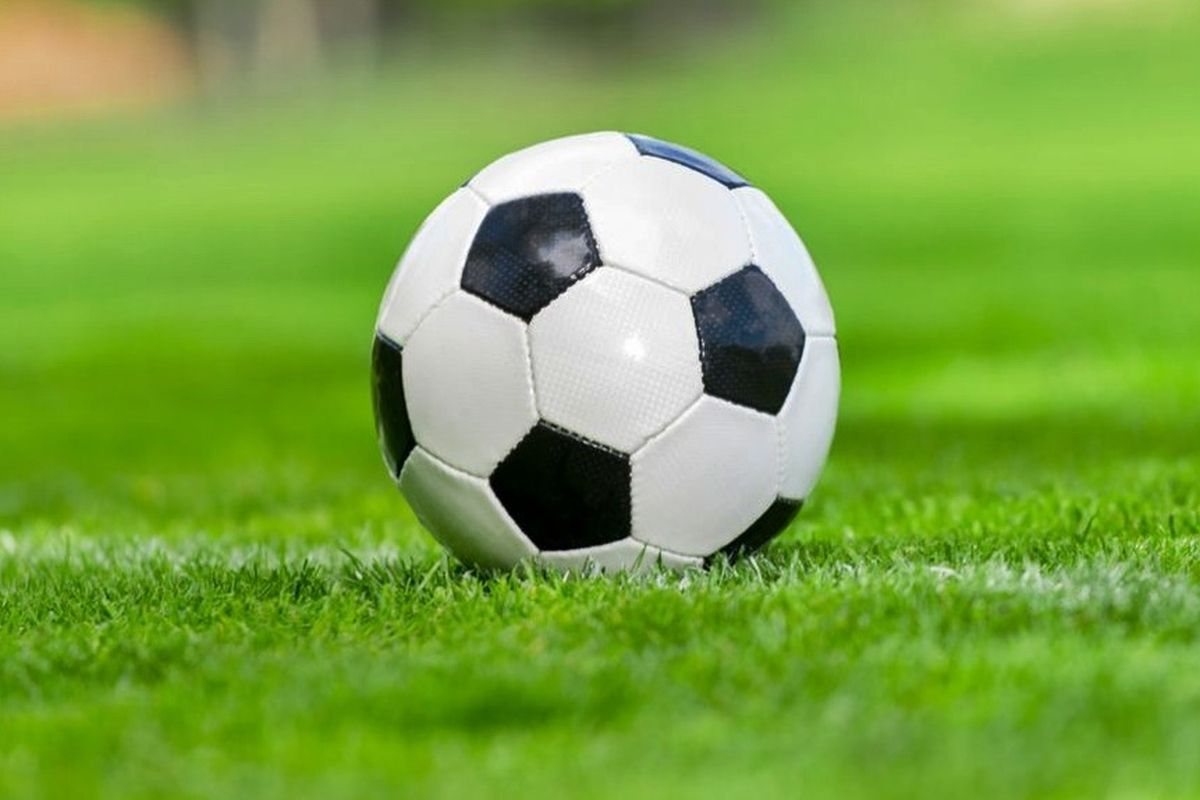
#> input picture Picture/bola.jpg, 1200 x 800 px
$ python coloring.py
#> lines starting #> are read from the running program, lines starting #| are printed output that depends on the picture; after the words box and inside, x2 and y2 are one past the last pixel; in counts of white or black regions, pixels touching at a corner belong together
import cv2
import numpy as np


img = cv2.imread("Picture/bola.jpg")
#> img is the input picture: shape (800, 1200, 3); mean B, G, R 65.7, 164.4, 121.5
#5,5 kernel size
kernel = np.ones((5,5),np.uint8)
imgGray = cv2.cvtColor(img,cv2.COLOR_BGR2GRAY)
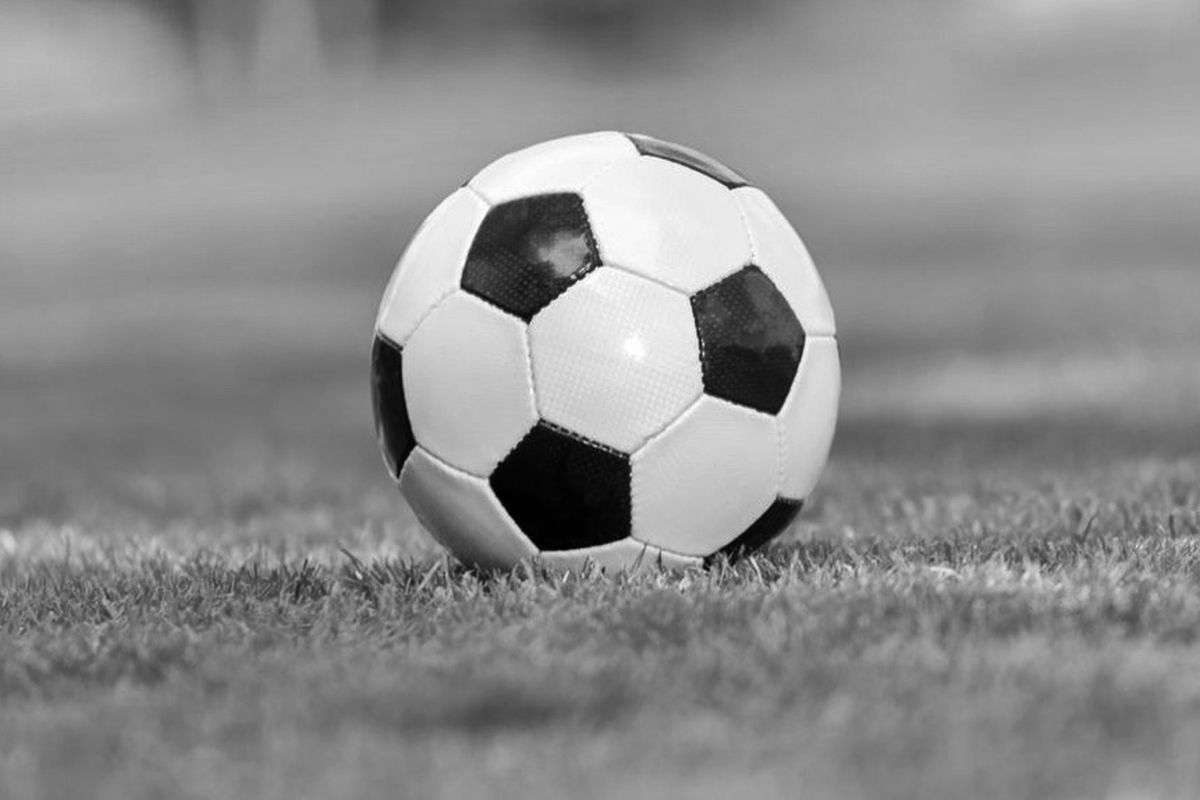
#> imgGray: shape (800, 1200); min 0, max 255, mean 140.3
###---------5,5 itu adalah kernel size, o adalah sigma x---------###
imgBlur = cv2.GaussianBlur(imgGray,(5,5),0)
#---canny adalah gambar yang hanya menampilkan garis saja, 200 adalah treshold atau banyak garis, semakin sedikit treshold maka semakin banyak garis
imgCanny = cv2.Canny(imgGray,100,100 )
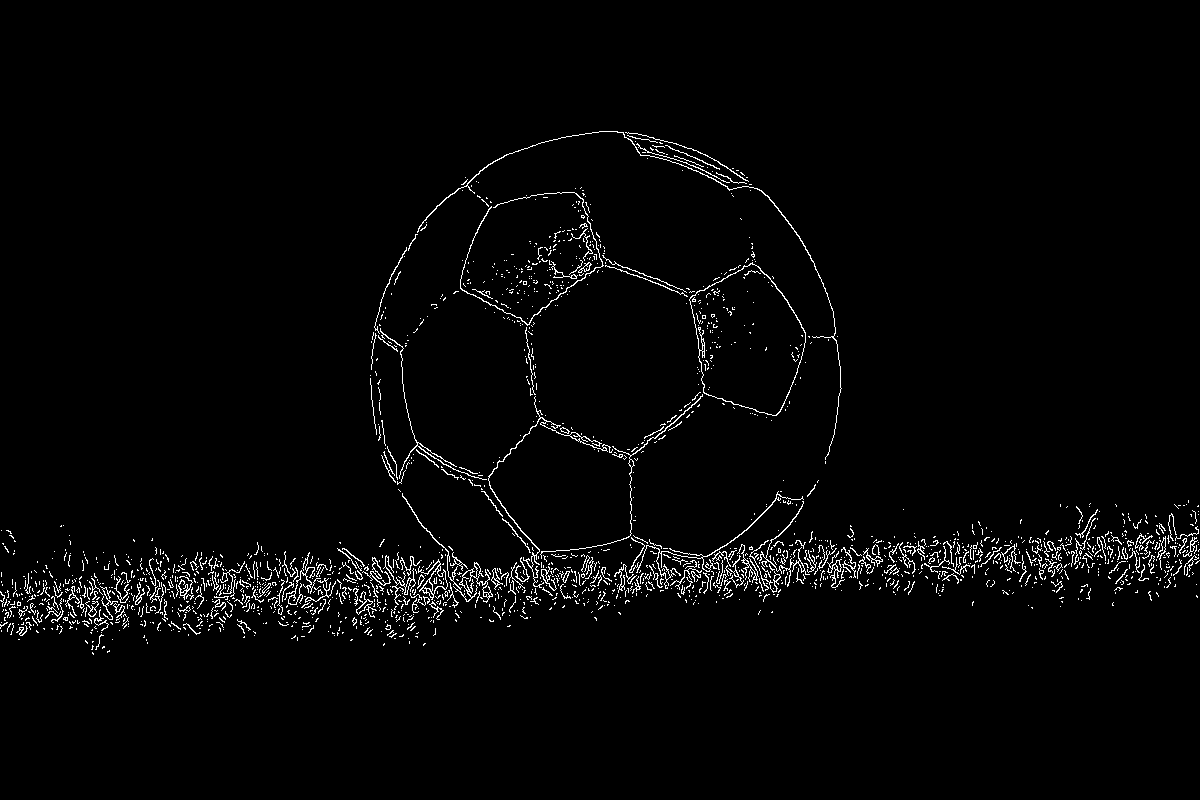
#> imgCanny: shape (800, 1200); 2.3% white in thin lines or dots, all inside (x1, y1, x2, y2) = (0, 131, 1200, 655)
imgDilate = cv2.dilate(imgCanny,kernel,iterations=1)
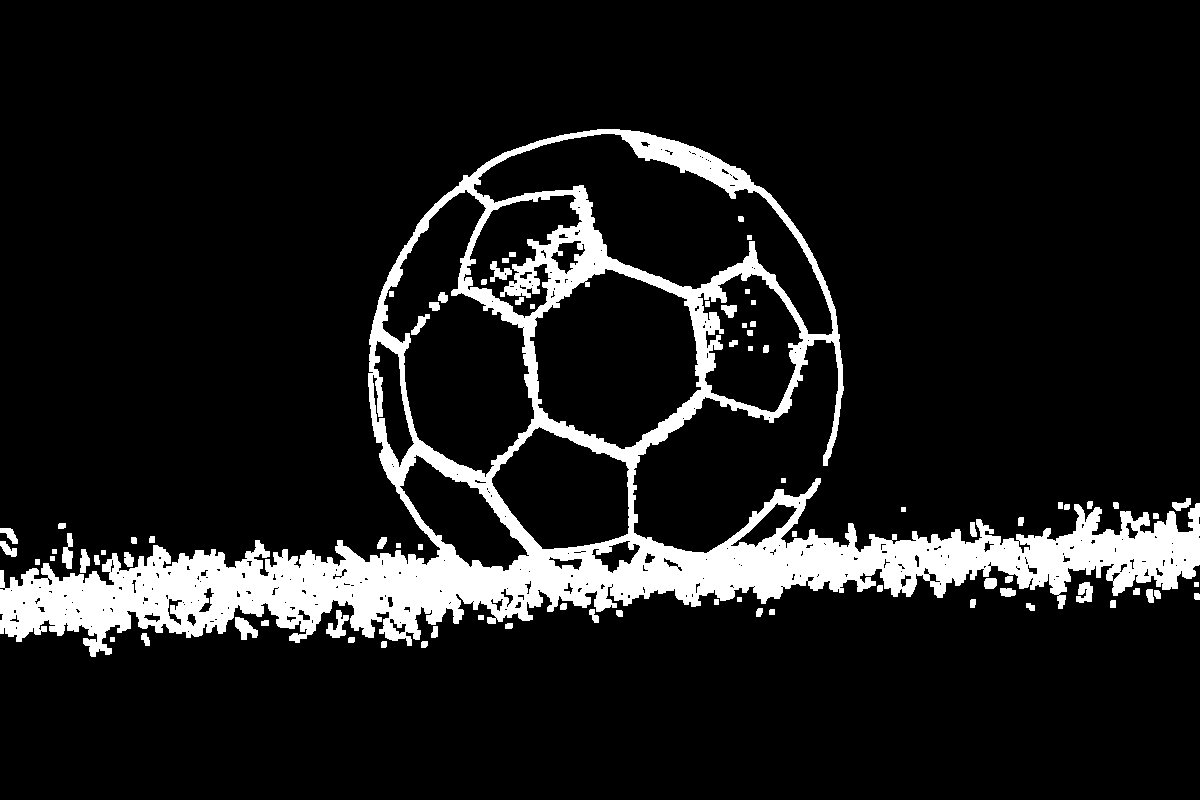
#> imgDilate: shape (800, 1200); 11% white; 81 white regions, largest, box (x1, y1, x2, y2) and area: (0, 129, 1200, 657) 99799, (326, 610, 349, 638) 309, (235, 617, 258, 640) 298
imgerode = cv2.erode(imgDilate,kernel,iterations=1)
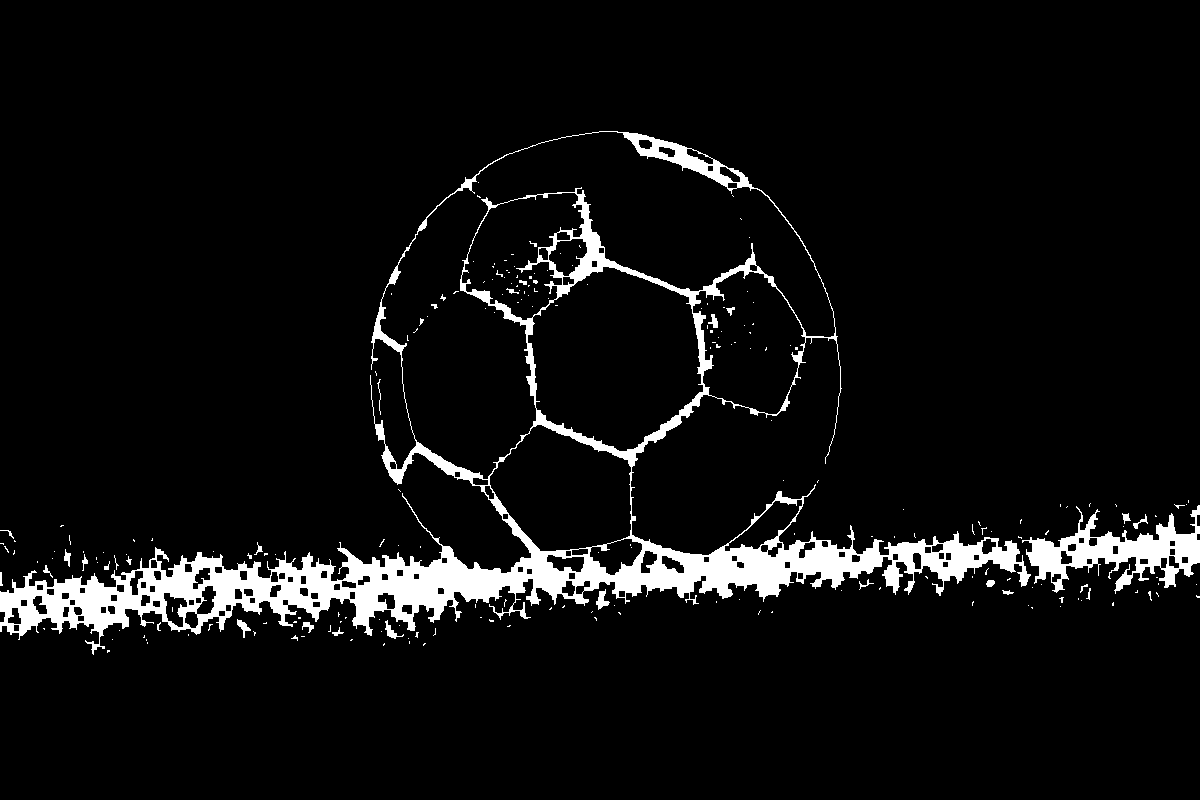
#> imgerode: shape (800, 1200); 6.1% white; 220 white regions (192 under 20 px), largest, box (x1, y1, x2, y2) and area: (0, 131, 1031, 655) 50769, (1022, 505, 1200, 594) 5967, (596, 589, 610, 610) 140


cv2.imshow("dilate",imgDilate)
cv2.imshow("canny",imgCanny)
cv2.imshow("eroded",imgerode)

cv2.imshow("Blur image",imgBlur)
cv2.imshow("Greyimage", imgGray)

cv2.waitKey(0)

$ run again, with Picture/Football.jpg copied over Picture/bola.jpg
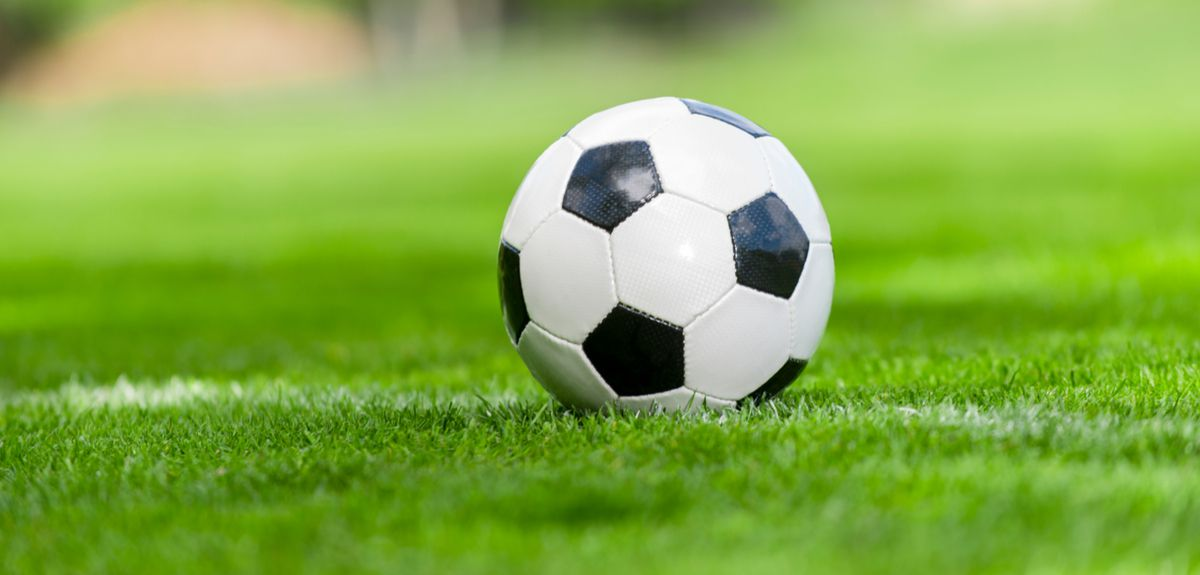
#> input picture Picture/Football.jpg, 1200 x 575 px
#> img is the input picture: shape (575, 1200, 3); mean B, G, R 71.9, 171.4, 132.1
#> `imgCanny = cv2.Canny(imgGray,100,100 )`:
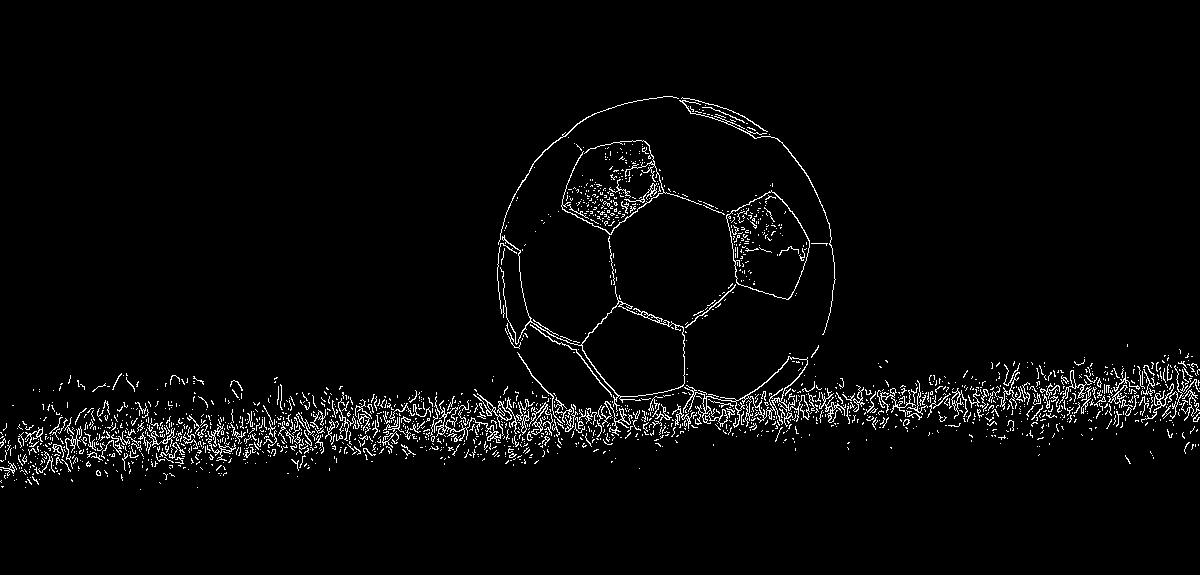
#> imgCanny: shape (575, 1200); 3.1% white in thin lines or dots, all inside (x1, y1, x2, y2) = (0, 96, 1200, 490)
#> imgDilate: shape (575, 1200); 13.6% white; 65 white regions, largest, box (x1, y1, x2, y2) and area: (0, 94, 1200, 490) 89264, (90, 371, 141, 394) 501, (223, 378, 245, 406) 380
#> `imgerode = cv2.erode(imgDilate,kernel,iterations=1)`:
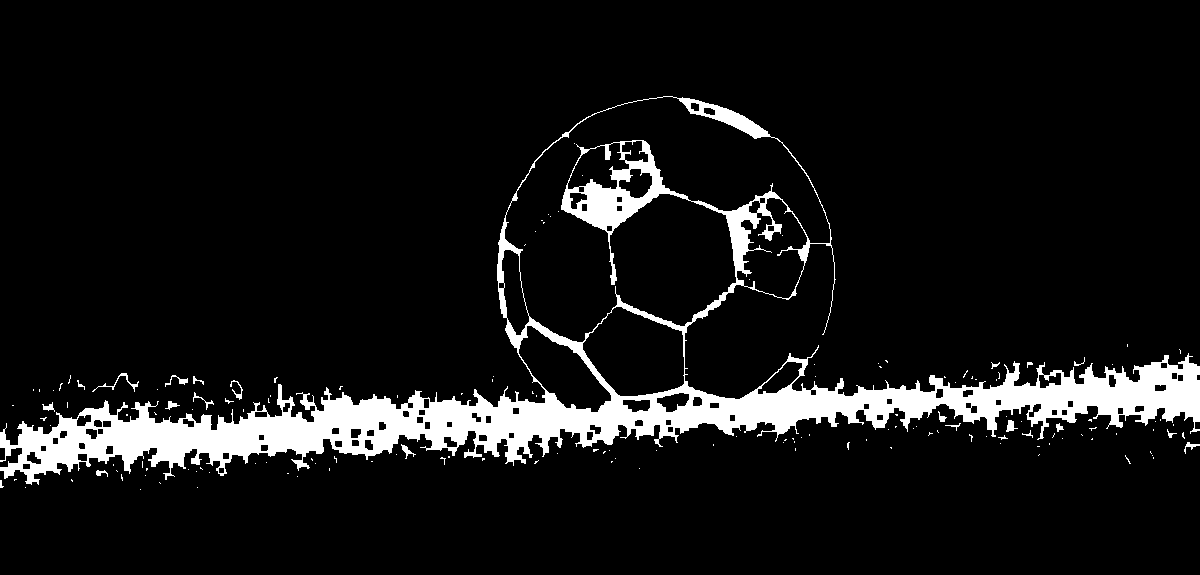
#> imgerode: shape (575, 1200); 8.5% white; 155 white regions (134 under 20 px), largest, box (x1, y1, x2, y2) and area: (0, 96, 1200, 485) 57000, (92, 373, 139, 392) 121, (165, 375, 188, 387) 79
